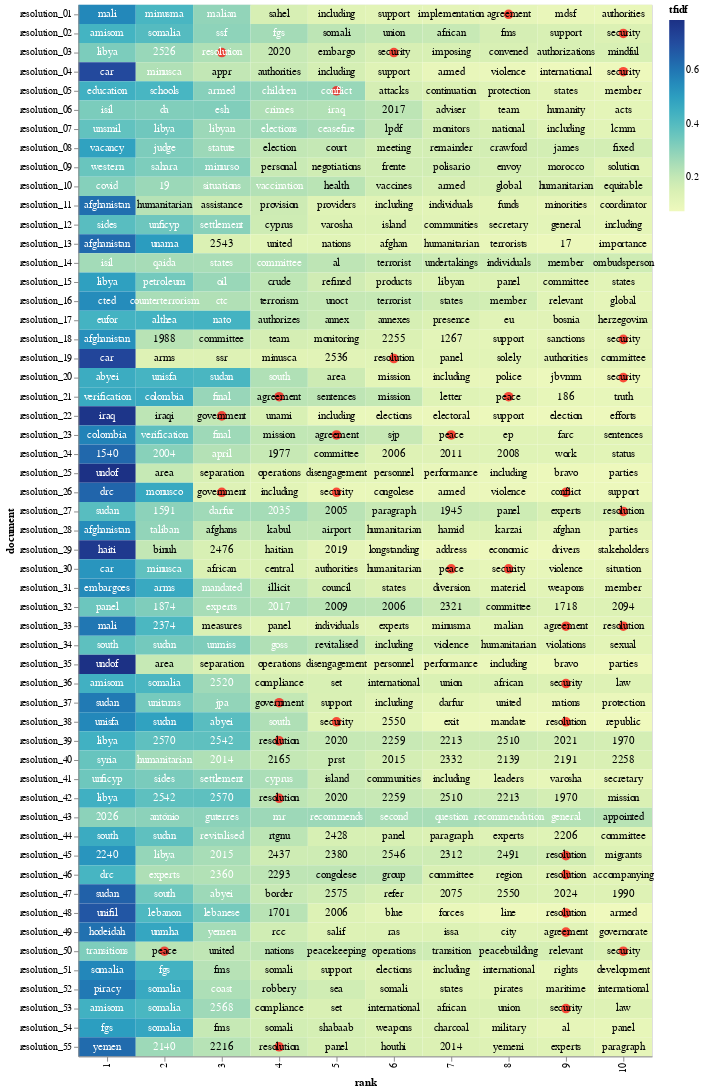

The code cell stored with this chart in its notebook:
### Code cell
#I therefore make a heatmap that shows the highest TF-IDF scoring words for each UN resolution.
#Since the topic models and initial TF-IDF results conclude that "conflit", "peace", and "security" are common themes across all UN resolutions, I mark these terms with a red dot.

#The code below was contributed by Eric Monson. Thanks, Eric!

import altair as alt
import numpy as np

# Terms in this list will get a red dot in the visualization
#I decided to mark the general, broader terms with a red dot to distinguish them more easily.
#These broader terms either refer to themes dealt with by the UNSC (conflict, peace, security) or pertain to the decision-making process of the UNSC itself (resultion, government, agreement).
term_list = ['conflict', 'peace', 'security', 'resolution', 'government', 'agreement']

# adding a little randomness to break ties in term ranking
top_tfidf_plusRand = top_tfidf.copy()
top_tfidf_plusRand['tfidf'] = top_tfidf_plusRand['tfidf'] + np.random.rand(top_tfidf.shape[0])*0.0001

# base for all visualizations, with rank calculation
base = alt.Chart(top_tfidf_plusRand).encode(
    x = 'rank:O',
    y = 'document:N'
).transform_window(
    rank = "rank()",
    sort = [alt.SortField("tfidf", order="descending")],
    groupby = ["document"],
)

# heatmap specification
heatmap = base.mark_rect().encode(
    color = 'tfidf:Q'
)

# red circle over terms in above list
circle = base.mark_circle(size=100).encode(
    color = alt.condition(
        alt.FieldOneOfPredicate(field='term', oneOf=term_list),
        alt.value('red'),
        alt.value('#FFFFFF00')
    )
)

# text labels, white for darker heatmap colors
text = base.mark_text(baseline='middle').encode(
    text = 'term:N',
    color = alt.condition(alt.datum.tfidf >= 0.23, alt.value('white'), alt.value('black'))
)

# display the three superimposed visualizations
(heatmap + circle + text).properties(width = 600)

### Figure 1 — Vega-Lite specification as saved in the notebook (floating-point values rounded to 4 significant figures; data arrays with more than 128 entries replaced by an {"elided": "..."} marker saying what was removed)
{"config": {"view": {"continuousWidth": 400, "continuousHeight": 300}}, "layer": [{"mark": "rect", "encoding": {"color": {"field": "tfidf", "type": "quantitative"}, "x": {"field": "rank", "type": "ordinal"}, "y": {"field": "document", "type": "nominal"}}, "transform": [{"window": [{"op": "rank", "field": "", "as": "rank"}], "groupby": ["document"], "sort": [{"field": "tfidf", "order": "descending"}]}]}, {"mark": {"type": "circle", "size": 100}, "encoding": {"color": {"condition": {"value": "red", "test": {"field": "term", "oneOf": ["conflict", "peace", "security", "resolution", "government", "agreement"]}}, "value": "#FFFFFF00"}, "x": {"field": "rank", "type": "ordinal"}, "y": {"field": "document", "type": "nominal"}}, "transform": [{"window": [{"op": "rank", "field": "", "as": "rank"}], "groupby": ["document"], "sort": [{"field": "tfidf", "order": "descending"}]}]}, {"mark": {"type": "text", "baseline": "middle"}, "encoding": {"color": {"condition": {"value": "white", "test": "(datum.tfidf >= 0.23)"}, "value": "black"}, "text": {"field": "term", "type": "nominal"}, "x": {"field": "rank", "type": "ordinal"}, "y": {"field": "document", "type": "nominal"}}, "transform": [{"window": [{"op": "rank", "field": "", "as": "rank"}], "groupby": ["document"], "sort": [{"field": "tfidf", "order": "descending"}]}]}], "data": {"name": "data-6946d8ae4ea6c0088f929b6cd21bf80c"}, "width": 600, "$schema": "https://vega.github.io/schema/vega-lite/v4.17.0.json", "datasets": {"data-6946d8ae4ea6c0088f929b6cd21bf80c": {"elided": "550 records"}}}
